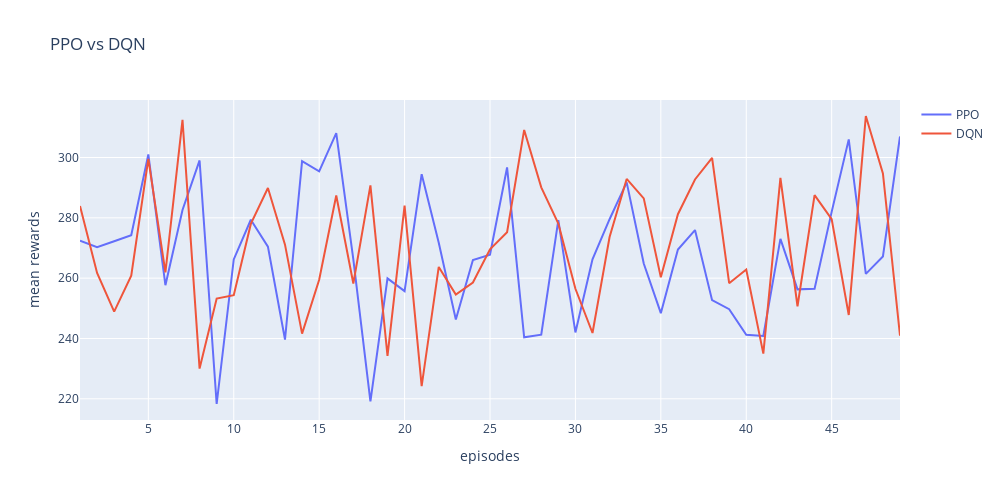

Write notebook code for a chart like this one.
### Code cell
x = list(range(1,len(rewards_ppo)))
fig = go.Figure()
fig.add_scatter(x=x, y=rewards_ppo, name='PPO', mode='lines')
fig.add_scatter(x=x, y=rewards_dqn, name='DQN', mode='lines')
fig.update_layout(title_text='PPO vs DQN', xaxis=dict(title=dict(text='episodes')), 
                  yaxis=dict(title=dict(text='mean rewards')), autosize=False, width=1000, height=500)
fig.show()

### Figure 1 — Plotly figure (JSON) as saved in the notebook; plotly's stock layout.template omitted (floating-point values rounded to 4 significant figures)
{"data": [{"mode": "lines", "name": "PPO", "type": "scatter", "x": [1, 2, 3, 4, 5, 6, 7, 8, 9, 10, 11, 12, 13, 14, 15, 16, 17, 18, 19, 20, 21, 22, 23, 24, 25, 26, 27, 28, 29, 30, 31, 32, 33, 34, 35, 36, 37, 38, 39, 40, 41, 42, 43, 44, 45, 46, 47, 48, 49], "y": [272.4, 270.3, 272.2, 274.2, 301.0, 257.7, 282.6, 299.0, 218.3, 266.2, 279.4, 270.4, 239.7, 298.8, 295.4, 308.1, 266.2, 219.2, 259.9, 255.7, 294.5, 271.7, 246.3, 266.0, 267.8, 296.7, 240.4, 241.3, 279.2, 242.0, 266.2, 279.5, 291.8, 264.9, 248.4, 269.5, 275.9, 252.7, 249.7, 241.3, 240.9, 273.0, 256.3, 256.5, 282.0, 306.0, 261.4, 267.2, 307.0, 265.1]}, {"mode": "lines", "name": "DQN", "type": "scatter", "x": [1, 2, 3, 4, 5, 6, 7, 8, 9, 10, 11, 12, 13, 14, 15, 16, 17, 18, 19, 20, 21, 22, 23, 24, 25, 26, 27, 28, 29, 30, 31, 32, 33, 34, 35, 36, 37, 38, 39, 40, 41, 42, 43, 44, 45, 46, 47, 48, 49], "y": [283.9, 261.7, 248.9, 260.8, 299.5, 261.9, 312.5, 230.0, 253.3, 254.3, 278.0, 289.9, 271.1, 241.6, 259.5, 287.4, 258.2, 290.8, 234.2, 284.1, 224.2, 263.7, 254.5, 258.5, 269.5, 275.2, 309.1, 290.1, 278.1, 256.5, 241.8, 273.6, 292.9, 286.4, 260.3, 281.2, 292.7, 299.9, 258.3, 262.9, 235.0, 293.3, 250.7, 287.5, 279.6, 247.8, 313.8, 294.7, 240.9, 282.7]}], "layout": {"autosize": false, "height": 500, "title": {"text": "PPO vs DQN"}, "width": 1000, "xaxis": {"title": {"text": "episodes"}}, "yaxis": {"title": {"text": "mean rewards"}}}}
